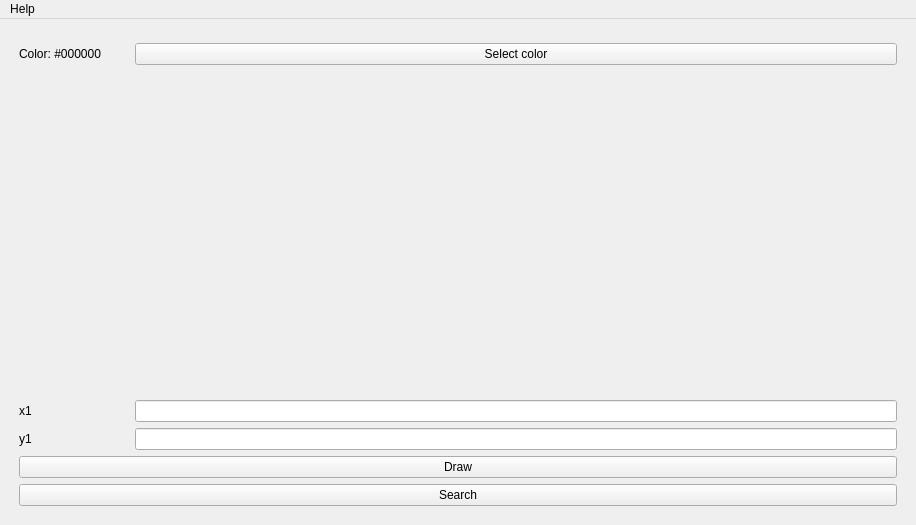
<?xml version="1.0" encoding="UTF-8"?>
<ui version="4.0">
 <class>MainWindow</class>
 <widget class="QMainWindow" name="MainWindow">
  <property name="geometry">
   <rect>
    <x>0</x>
    <y>0</y>
    <width>916</width>
    <height>525</height>
   </rect>
  </property>
  <property name="windowTitle">
   <string>Drawing shapes on a matplotlib plot</string>
  </property>
  <property name="windowIcon">
   <iconset>
    <normaloff>logo.png</normaloff>logo.png</iconset>
  </property>
  <widget class="QWidget" name="centralwidget">
   <layout class="QGridLayout" name="gridLayout">
    <item row="4" column="2">
     <widget class="QLabel" name="x1">
      <property name="text">
       <string>x1</string>
      </property>
     </widget>
    </item>
    <item row="5" column="2">
     <widget class="QLabel" name="y1">
      <property name="text">
       <string>y1</string>
      </property>
     </widget>
    </item>
    <item row="7" column="2" colspan="2">
     <widget class="QPushButton" name="button_search">
      <property name="text">
       <string>Search</string>
      </property>
     </widget>
    </item>
    <item row="4" column="3">
     <widget class="QLineEdit" name="lineedit_x1"/>
    </item>
    <item row="2" column="2">
     <widget class="QLabel" name="text_color">
      <property name="sizePolicy">
       <sizepolicy hsizetype="Fixed" vsizetype="Fixed">
        <horstretch>0</horstretch>
        <verstretch>0</verstretch>
       </sizepolicy>
      </property>
      <property name="minimumSize">
       <size>
        <width>110</width>
        <height>32</height>
       </size>
      </property>
      <property name="maximumSize">
       <size>
        <width>94</width>
        <height>32</height>
       </size>
      </property>
      <property name="text">
       <string>Color: #000000</string>
      </property>
     </widget>
    </item>
    <item row="6" column="2" colspan="2">
     <widget class="QPushButton" name="button_draw">
      <property name="text">
       <string>Draw</string>
      </property>
     </widget>
    </item>
    <item row="2" column="3">
     <widget class="QPushButton" name="button_color">
      <property name="sizePolicy">
       <sizepolicy hsizetype="Expanding" vsizetype="Fixed">
        <horstretch>0</horstretch>
        <verstretch>0</verstretch>
       </sizepolicy>
      </property>
      <property name="text">
       <string>Select color</string>
      </property>
     </widget>
    </item>
    <item row="8" column="2" colspan="2">
     <spacer name="spacer_3">
      <property name="orientation">
       <enum>Qt::Vertical</enum>
      </property>
      <property name="sizeType">
       <enum>QSizePolicy::Fixed</enum>
      </property>
      <property name="sizeHint" stdset="0">
       <size>
        <width>0</width>
        <height>10</height>
       </size>
      </property>
     </spacer>
    </item>
    <item row="2" column="0" rowspan="6">
     <spacer name="spacer_1">
      <property name="orientation">
       <enum>Qt::Horizontal</enum>
      </property>
      <property name="sizeType">
       <enum>QSizePolicy::Fixed</enum>
      </property>
      <property name="sizeHint" stdset="0">
       <size>
        <width>10</width>
        <height>0</height>
       </size>
      </property>
     </spacer>
    </item>
    <item row="5" column="3">
     <widget class="QLineEdit" name="lineedit_y1"/>
    </item>
    <item row="1" column="2" colspan="2">
     <spacer name="spacer_4">
      <property name="orientation">
       <enum>Qt::Vertical</enum>
      </property>
      <property name="sizeType">
       <enum>QSizePolicy::Fixed</enum>
      </property>
      <property name="sizeHint" stdset="0">
       <size>
        <width>0</width>
        <height>10</height>
       </size>
      </property>
     </spacer>
    </item>
    <item row="2" column="4" rowspan="6">
     <spacer name="spacer_2">
      <property name="orientation">
       <enum>Qt::Horizontal</enum>
      </property>
      <property name="sizeType">
       <enum>QSizePolicy::Fixed</enum>
      </property>
      <property name="sizeHint" stdset="0">
       <size>
        <width>10</width>
        <height>10</height>
       </size>
      </property>
     </spacer>
    </item>
   </layout>
  </widget>
  <widget class="QMenuBar" name="menuBar">
   <property name="geometry">
    <rect>
     <x>0</x>
     <y>0</y>
     <width>916</width>
     <height>30</height>
    </rect>
   </property>
   <widget class="QMenu" name="menuHelp">
    <property name="title">
     <string>Help</string>
    </property>
    <addaction name="action_about"/>
   </widget>
   <addaction name="menuHelp"/>
  </widget>
  <action name="action_about">
   <property name="text">
    <string>About</string>
   </property>
  </action>
 </widget>
 <resources/>
 <connections/>
</ui>
